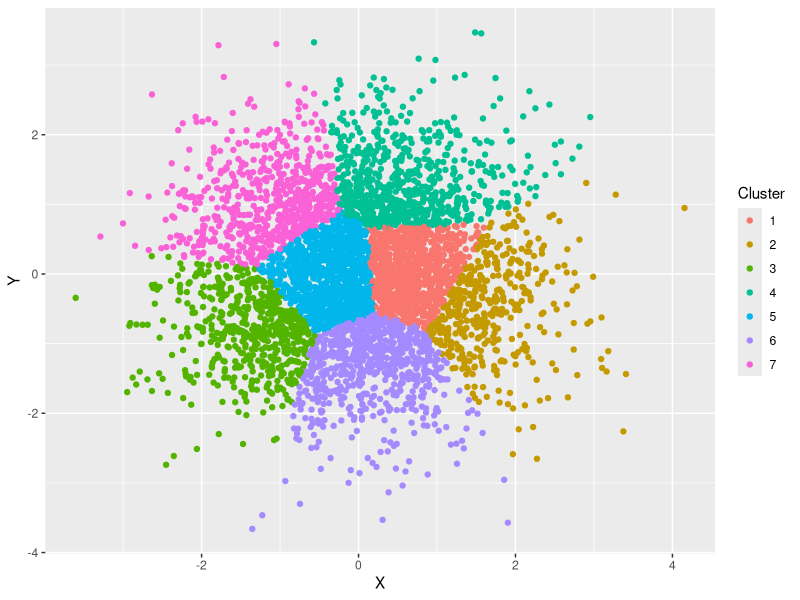
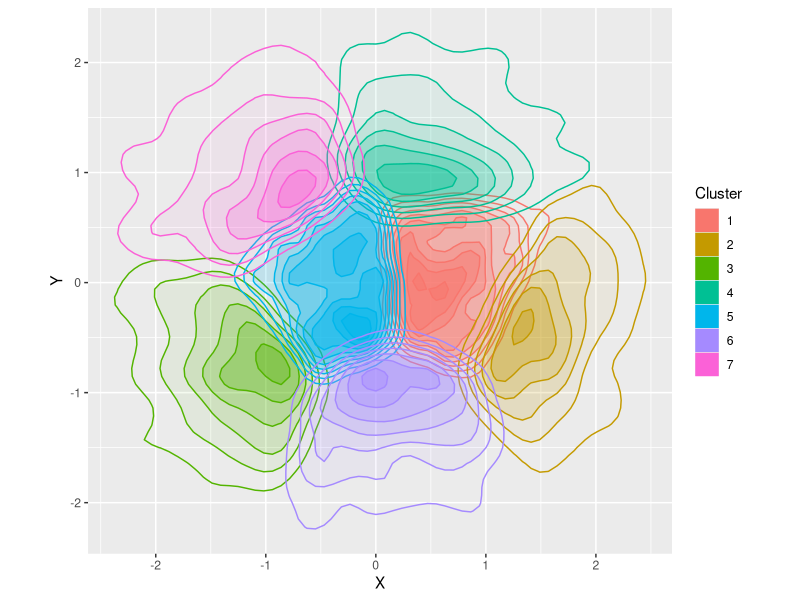
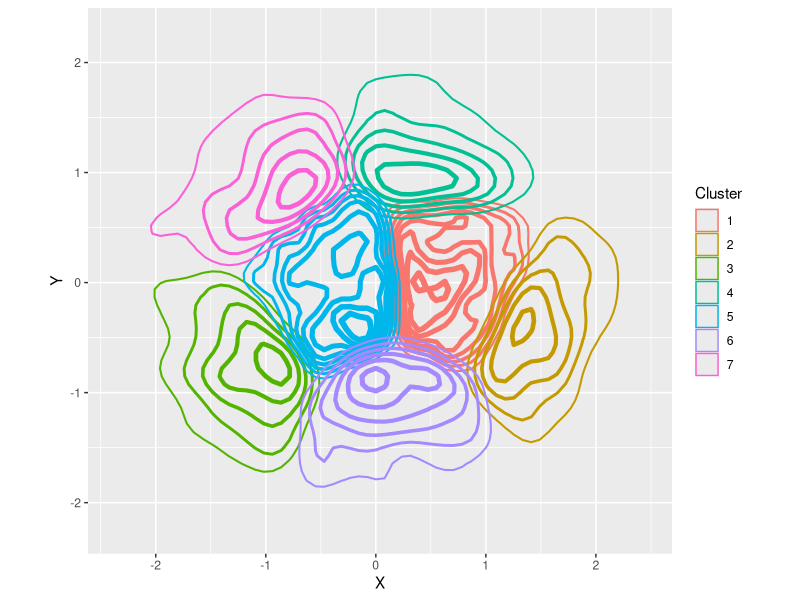
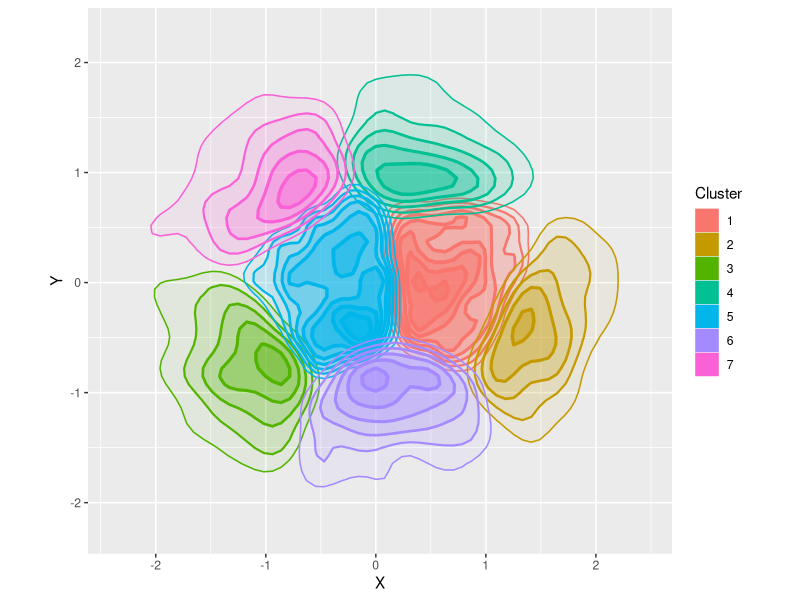

Recreate these plots in R, in order.
doInstall <- TRUE  # Change to FALSE if you don't want packages installed.
toInstall <- c("ggplot2")
if(doInstall){install.packages(toInstall, repos = "http://cran.r-project.org")}
lapply(toInstall, library, character.only = TRUE)

# Generate some randomly-distributed data
nObs <- 5000
myData <- data.frame(X = rnorm(nObs), Y = rnorm(nObs))
nClusters <- 7  # Cluster it
kMeans <- kmeans(myData, centers = nClusters)
myData$Cluster <- as.factor(kMeans$cluster)

# Plot points colored by cluster
zp1 <- ggplot(myData,
              aes(x = X, y = Y, colour = Cluster))
zp1 <- zp1 + geom_point()
print(zp1)

# Illustration of stat_density2d, encoding density into alpha
zp2 <- ggplot(myData,
              aes(x = X, y = Y))
zp2 <- zp2 + stat_density2d(aes(fill = Cluster, colour = Cluster,
                                alpha = ..level..),
                            geom = "polygon")
zp2 <- zp2 + scale_alpha(range = c(0, 1/2), guide = "none")  # Narrow alpha range
zp2 <- zp2 + coord_equal()
print(zp2)

# Illustration of stat_density2d, encoding density into linewidth
zp3 <- ggplot(myData,
              aes(x = X, y = Y))
zp3 <- zp3 + stat_density2d(aes(colour = Cluster,
                                size = ..level..),
                            fill = "transparent",
                            geom = "polygon")
zp3 <- zp3 + scale_size(range = c(0, 2), guide = "none")  # Narrow size/linewidth range
zp3 <- zp3 + coord_equal()
print(zp3)

# Combination of both
zp4 <- ggplot(myData,
              aes(x = X, y = Y))
zp4 <- zp4 + stat_density2d(aes(fill = Cluster, colour = Cluster,
                                alpha = ..level..,
                                size = ..level..),
                            geom = "polygon")
zp4 <- zp4 + scale_alpha(range = c(0, 1/2), guide = "none")  # Narrow alpha range
zp4 <- zp4 + scale_size(range = c(0, 3/2), guide = "none")  # Narrow size/linewidth range
zp4 <- zp4 + coord_equal()
print(zp4)